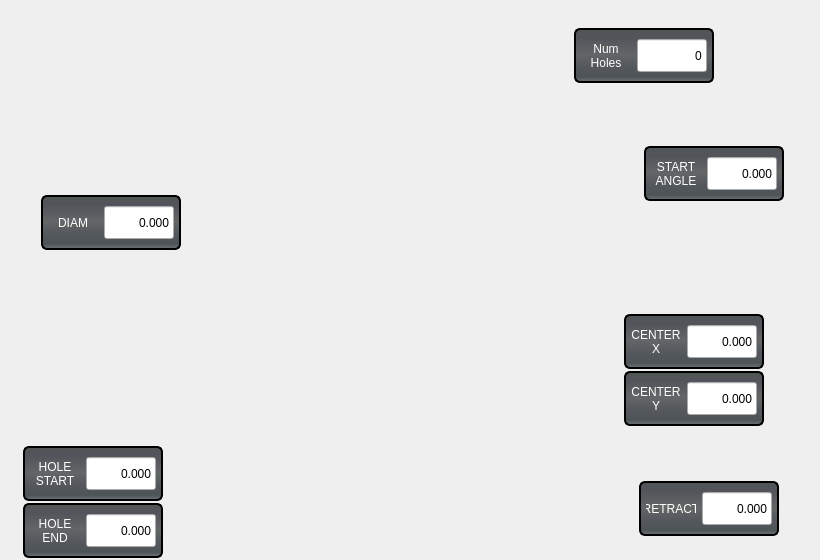
       <widget class="QWidget" name="bolt_hole_diagram_widget" native="true">
        <property name="minimumSize">
         <size>
          <width>820</width>
          <height>560</height>
         </size>
        </property>
        <property name="maximumSize">
         <size>
          <width>820</width>
          <height>560</height>
         </size>
        </property>
        <property name="styleSheet">
         <string notr="true"/>
        </property>
        <widget class="QFrame" name="frame_24">
         <property name="geometry">
          <rect>
           <x>41</x>
           <y>195</y>
           <width>140</width>
           <height>55</height>
          </rect>
         </property>
         <property name="sizePolicy">
          <sizepolicy hsizetype="Fixed" vsizetype="Fixed">
           <horstretch>0</horstretch>
           <verstretch>0</verstretch>
          </sizepolicy>
         </property>
         <property name="minimumSize">
          <size>
           <width>140</width>
           <height>55</height>
          </size>
         </property>
         <property name="maximumSize">
          <size>
           <width>140</width>
           <height>55</height>
          </size>
         </property>
         <property name="styleSheet">
          <string notr="true">.QFrame{
    border-style: solid;
    border-color: black;
    border-width: 2px;
    border-radius: 6px;
    color: rgb(238, 238, 236);
	background-color: qlineargradient(spread:pad, x1:0, y1:0, x2:0, y2:1, stop:0 rgb(81, 86, 85), stop:0.489795 rgb(99, 102, 102), stop:0.699799 rgb(85, 88, 94), stop:0.90444 rgb(77, 84, 86), stop:0.160246 rgb(83, 84, 91), stop:1 rgb(109, 115, 118));
}</string>
         </property>
         <layout class="QHBoxLayout" name="horizontalLayout_191">
          <property name="leftMargin">
           <number>5</number>
          </property>
          <property name="rightMargin">
           <number>5</number>
          </property>
          <item>
           <widget class="QLabel" name="label_138">
            <property name="sizePolicy">
             <sizepolicy hsizetype="Fixed" vsizetype="Fixed">
              <horstretch>0</horstretch>
              <verstretch>0</verstretch>
             </sizepolicy>
            </property>
            <property name="minimumSize">
             <size>
              <width>50</width>
              <height>33</height>
             </size>
            </property>
            <property name="maximumSize">
             <size>
              <width>50</width>
              <height>33</height>
             </size>
            </property>
            <property name="styleSheet">
             <string notr="true">QLabel{
font: 75 13pt &quot;Bebas Kai&quot;;
color: rgb(255, 255, 255);
}</string>
            </property>
            <property name="text">
             <string>DIAM</string>
            </property>
            <property name="alignment">
             <set>Qt::AlignCenter</set>
            </property>
            <property name="wordWrap">
             <bool>true</bool>
            </property>
           </widget>
          </item>
          <item>
           <widget class="FloatLineEdit" name="diameter_input">
            <property name="sizePolicy">
             <sizepolicy hsizetype="Expanding" vsizetype="Fixed">
              <horstretch>70</horstretch>
              <verstretch>33</verstretch>
             </sizepolicy>
            </property>
            <property name="maximumSize">
             <size>
              <width>70</width>
              <height>33</height>
             </size>
            </property>
            <property name="styleSheet">
             <string notr="true">font: 14pt &quot;Bebas Kai&quot;;</string>
            </property>
            <property name="text">
             <string>0.000</string>
            </property>
            <property name="alignment">
             <set>Qt::AlignRight|Qt::AlignTrailing|Qt::AlignVCenter</set>
            </property>
            <property name="default_value" stdset="0">
             <double>0.000000000000000</double>
            </property>
            <property name="bottom" stdset="0">
             <double>0.000000000000000</double>
            </property>
           </widget>
          </item>
         </layout>
        </widget>
        <widget class="QFrame" name="frame_25">
         <property name="geometry">
          <rect>
           <x>574</x>
           <y>28</y>
           <width>140</width>
           <height>55</height>
          </rect>
         </property>
         <property name="sizePolicy">
          <sizepolicy hsizetype="Fixed" vsizetype="Fixed">
           <horstretch>0</horstretch>
           <verstretch>0</verstretch>
          </sizepolicy>
         </property>
         <property name="minimumSize">
          <size>
           <width>140</width>
           <height>55</height>
          </size>
         </property>
         <property name="maximumSize">
          <size>
           <width>140</width>
           <height>60</height>
          </size>
         </property>
         <property name="styleSheet">
          <string notr="true">.QFrame{
    border-style: solid;
    border-color: black;
    border-width: 2px;
    border-radius: 6px;
    color: rgb(238, 238, 236);
	background-color: qlineargradient(spread:pad, x1:0, y1:0, x2:0, y2:1, stop:0 rgb(81, 86, 85), stop:0.489795 rgb(99, 102, 102), stop:0.699799 rgb(85, 88, 94), stop:0.90444 rgb(77, 84, 86), stop:0.160246 rgb(83, 84, 91), stop:1 rgb(109, 115, 118));
}</string>
         </property>
         <layout class="QHBoxLayout" name="horizontalLayout_193">
          <property name="leftMargin">
           <number>5</number>
          </property>
          <property name="rightMargin">
           <number>5</number>
          </property>
          <item>
           <widget class="QLabel" name="label_139">
            <property name="sizePolicy">
             <sizepolicy hsizetype="Fixed" vsizetype="Fixed">
              <horstretch>0</horstretch>
              <verstretch>0</verstretch>
             </sizepolicy>
            </property>
            <property name="minimumSize">
             <size>
              <width>50</width>
              <height>33</height>
             </size>
            </property>
            <property name="maximumSize">
             <size>
              <width>50</width>
              <height>33</height>
             </size>
            </property>
            <property name="styleSheet">
             <string notr="true">QLabel{
font: 75 13pt &quot;Bebas Kai&quot;;
color: rgb(255, 255, 255);
}</string>
            </property>
            <property name="text">
             <string>Num
Holes</string>
            </property>
            <property name="alignment">
             <set>Qt::AlignCenter</set>
            </property>
            <property name="wordWrap">
             <bool>true</bool>
            </property>
           </widget>
          </item>
          <item>
           <widget class="IntLineEdit" name="num_holes_input">
            <property name="minimumSize">
             <size>
              <width>70</width>
              <height>33</height>
             </size>
            </property>
            <property name="maximumSize">
             <size>
              <width>70</width>
              <height>33</height>
             </size>
            </property>
            <property name="styleSheet">
             <string notr="true">font: 14pt &quot;Bebas Kai&quot;;</string>
            </property>
            <property name="text">
             <string>0</string>
            </property>
            <property name="alignment">
             <set>Qt::AlignRight|Qt::AlignTrailing|Qt::AlignVCenter</set>
            </property>
            <property name="default_value" stdset="0">
             <number>0</number>
            </property>
            <property name="bottom" stdset="0">
             <number>1</number>
            </property>
           </widget>
          </item>
         </layout>
        </widget>
        <widget class="QFrame" name="frame_42">
         <property name="geometry">
          <rect>
           <x>644</x>
           <y>146</y>
           <width>140</width>
           <height>55</height>
          </rect>
         </property>
         <property name="sizePolicy">
          <sizepolicy hsizetype="Fixed" vsizetype="Fixed">
           <horstretch>0</horstretch>
           <verstretch>0</verstretch>
          </sizepolicy>
         </property>
         <property name="minimumSize">
          <size>
           <width>140</width>
           <height>55</height>
          </size>
         </property>
         <property name="maximumSize">
          <size>
           <width>140</width>
           <height>60</height>
          </size>
         </property>
         <property name="styleSheet">
          <string notr="true">.QFrame{
    border-style: solid;
    border-color: black;
    border-width: 2px;
    border-radius: 6px;
    color: rgb(238, 238, 236);
	background-color: qlineargradient(spread:pad, x1:0, y1:0, x2:0, y2:1, stop:0 rgb(81, 86, 85), stop:0.489795 rgb(99, 102, 102), stop:0.699799 rgb(85, 88, 94), stop:0.90444 rgb(77, 84, 86), stop:0.160246 rgb(83, 84, 91), stop:1 rgb(109, 115, 118));
}</string>
         </property>
         <layout class="QHBoxLayout" name="horizontalLayout_195">
          <property name="leftMargin">
           <number>5</number>
          </property>
          <property name="rightMargin">
           <number>5</number>
          </property>
          <item>
           <widget class="QLabel" name="label_140">
            <property name="sizePolicy">
             <sizepolicy hsizetype="Fixed" vsizetype="Fixed">
              <horstretch>0</horstretch>
              <verstretch>0</verstretch>
             </sizepolicy>
            </property>
            <property name="minimumSize">
             <size>
              <width>50</width>
              <height>33</height>
             </size>
            </property>
            <property name="maximumSize">
             <size>
              <width>35</width>
              <height>33</height>
             </size>
            </property>
            <property name="styleSheet">
             <string notr="true">QLabel{
font: 75 13pt &quot;Bebas Kai&quot;;
color: rgb(255, 255, 255);
}</string>
            </property>
            <property name="text">
             <string>START
ANGLE</string>
            </property>
            <property name="alignment">
             <set>Qt::AlignCenter</set>
            </property>
            <property name="wordWrap">
             <bool>true</bool>
            </property>
           </widget>
          </item>
          <item>
           <widget class="FloatLineEdit" name="start_angle_input">
            <property name="sizePolicy">
             <sizepolicy hsizetype="Expanding" vsizetype="Fixed">
              <horstretch>70</horstretch>
              <verstretch>33</verstretch>
             </sizepolicy>
            </property>
            <property name="minimumSize">
             <size>
              <width>70</width>
              <height>33</height>
             </size>
            </property>
            <property name="maximumSize">
             <size>
              <width>70</width>
              <height>33</height>
             </size>
            </property>
            <property name="styleSheet">
             <string notr="true">font: 14pt &quot;Bebas Kai&quot;;</string>
            </property>
            <property name="text">
             <string>0.000</string>
            </property>
            <property name="alignment">
             <set>Qt::AlignRight|Qt::AlignTrailing|Qt::AlignVCenter</set>
            </property>
            <property name="format_string" stdset="0">
             <string>%.2f</string>
            </property>
            <property name="bottom" stdset="0">
             <double>-179769313486231570814527423731704356798070567525844996598917476803157260780028538760589558632766878171540458953514382464234321326889464182768467546703537516986049910576551282076245490090389328944075868508455133942304583236903222948165808559332123348274797826204144723168738177180919299881250404026184124858368.000000000000000</double>
            </property>
           </widget>
          </item>
         </layout>
        </widget>
        <widget class="QFrame" name="frame_46">
         <property name="geometry">
          <rect>
           <x>624</x>
           <y>314</y>
           <width>140</width>
           <height>55</height>
          </rect>
         </property>
         <property name="sizePolicy">
          <sizepolicy hsizetype="Fixed" vsizetype="Fixed">
           <horstretch>0</horstretch>
           <verstretch>0</verstretch>
          </sizepolicy>
         </property>
         <property name="minimumSize">
          <size>
           <width>140</width>
           <height>55</height>
          </size>
         </property>
         <property name="maximumSize">
          <size>
           <width>140</width>
           <height>55</height>
          </size>
         </property>
         <property name="styleSheet">
          <string notr="true">.QFrame{
    border-style: solid;
    border-color: black;
    border-width: 2px;
    border-radius: 6px;
    color: rgb(238, 238, 236);
	background-color: qlineargradient(spread:pad, x1:0, y1:0, x2:0, y2:1, stop:0 rgb(81, 86, 85), stop:0.489795 rgb(99, 102, 102), stop:0.699799 rgb(85, 88, 94), stop:0.90444 rgb(77, 84, 86), stop:0.160246 rgb(83, 84, 91), stop:1 rgb(109, 115, 118));
}</string>
         </property>
         <layout class="QHBoxLayout" name="horizontalLayout_199">
          <property name="leftMargin">
           <number>5</number>
          </property>
          <property name="rightMargin">
           <number>5</number>
          </property>
          <item>
           <widget class="QLabel" name="label_141">
            <property name="sizePolicy">
             <sizepolicy hsizetype="Fixed" vsizetype="Fixed">
              <horstretch>0</horstretch>
              <verstretch>0</verstretch>
             </sizepolicy>
            </property>
            <property name="minimumSize">
             <size>
              <width>50</width>
              <height>33</height>
             </size>
            </property>
            <property name="maximumSize">
             <size>
              <width>50</width>
              <height>33</height>
             </size>
            </property>
            <property name="styleSheet">
             <string notr="true">QLabel{
font: 75 13pt &quot;Bebas Kai&quot;;
color: rgb(255, 255, 255);
}</string>
            </property>
            <property name="text">
             <string>CENTER X</string>
            </property>
            <property name="alignment">
             <set>Qt::AlignCenter</set>
            </property>
            <property name="wordWrap">
             <bool>true</bool>
            </property>
           </widget>
          </item>
          <item>
           <widget class="FloatLineEdit" name="center_x_input">
            <property name="sizePolicy">
             <sizepolicy hsizetype="Expanding" vsizetype="Fixed">
              <horstretch>70</horstretch>
              <verstretch>33</verstretch>
             </sizepolicy>
            </property>
            <property name="minimumSize">
             <size>
              <width>70</width>
              <height>33</height>
             </size>
            </property>
            <property name="maximumSize">
             <size>
              <width>70</width>
              <height>33</height>
             </size>
            </property>
            <property name="styleSheet">
             <string notr="true">font: 14pt &quot;Bebas Kai&quot;;</string>
            </property>
            <property name="text">
             <string>0.000</string>
            </property>
            <property name="alignment">
             <set>Qt::AlignRight|Qt::AlignTrailing|Qt::AlignVCenter</set>
            </property>
            <property name="bottom" stdset="0">
             <double>-179769313486231570814527423731704356798070567525844996598917476803157260780028538760589558632766878171540458953514382464234321326889464182768467546703537516986049910576551282076245490090389328944075868508455133942304583236903222948165808559332123348274797826204144723168738177180919299881250404026184124858368.000000000000000</double>
            </property>
           </widget>
          </item>
         </layout>
        </widget>
        <widget class="QFrame" name="frame_47">
         <property name="geometry">
          <rect>
           <x>624</x>
           <y>371</y>
           <width>140</width>
           <height>55</height>
          </rect>
         </property>
         <property name="sizePolicy">
          <sizepolicy hsizetype="Fixed" vsizetype="Fixed">
           <horstretch>0</horstretch>
           <verstretch>0</verstretch>
          </sizepolicy>
         </property>
         <property name="minimumSize">
          <size>
           <width>140</width>
           <height>55</height>
          </size>
         </property>
         <property name="maximumSize">
          <size>
           <width>140</width>
           <height>55</height>
          </size>
         </property>
         <property name="styleSheet">
          <string notr="true">.QFrame{
    border-style: solid;
    border-color: black;
    border-width: 2px;
    border-radius: 6px;
    color: rgb(238, 238, 236);
	background-color: qlineargradient(spread:pad, x1:0, y1:0, x2:0, y2:1, stop:0 rgb(81, 86, 85), stop:0.489795 rgb(99, 102, 102), stop:0.699799 rgb(85, 88, 94), stop:0.90444 rgb(77, 84, 86), stop:0.160246 rgb(83, 84, 91), stop:1 rgb(109, 115, 118));
}</string>
         </property>
         <layout class="QHBoxLayout" name="horizontalLayout_201">
          <property name="leftMargin">
           <number>5</number>
          </property>
          <property name="rightMargin">
           <number>5</number>
          </property>
          <item>
           <widget class="QLabel" name="label_142">
            <property name="sizePolicy">
             <sizepolicy hsizetype="Fixed" vsizetype="Fixed">
              <horstretch>0</horstretch>
              <verstretch>0</verstretch>
             </sizepolicy>
            </property>
            <property name="minimumSize">
             <size>
              <width>50</width>
              <height>33</height>
             </size>
            </property>
            <property name="maximumSize">
             <size>
              <width>50</width>
              <height>33</height>
             </size>
            </property>
            <property name="styleSheet">
             <string notr="true">QLabel{
font: 75 13pt &quot;Bebas Kai&quot;;
color: rgb(255, 255, 255);
}</string>
            </property>
            <property name="text">
             <string>CENTER Y</string>
            </property>
            <property name="alignment">
             <set>Qt::AlignCenter</set>
            </property>
            <property name="wordWrap">
             <bool>true</bool>
            </property>
           </widget>
          </item>
          <item>
           <widget class="FloatLineEdit" name="center_y_input">
            <property name="sizePolicy">
             <sizepolicy hsizetype="Expanding" vsizetype="Fixed">
              <horstretch>70</horstretch>
              <verstretch>33</verstretch>
             </sizepolicy>
            </property>
            <property name="maximumSize">
             <size>
              <width>70</width>
              <height>33</height>
             </size>
            </property>
            <property name="styleSheet">
             <string notr="true">font: 14pt &quot;Bebas Kai&quot;;</string>
            </property>
            <property name="text">
             <string>0.000</string>
            </property>
            <property name="alignment">
             <set>Qt::AlignRight|Qt::AlignTrailing|Qt::AlignVCenter</set>
            </property>
            <property name="bottom" stdset="0">
             <double>-179769313486231570814527423731704356798070567525844996598917476803157260780028538760589558632766878171540458953514382464234321326889464182768467546703537516986049910576551282076245490090389328944075868508455133942304583236903222948165808559332123348274797826204144723168738177180919299881250404026184124858368.000000000000000</double>
            </property>
           </widget>
          </item>
         </layout>
        </widget>
        <widget class="QWidget" name="verticalLayoutWidget_2">
         <property name="geometry">
          <rect>
           <x>1217</x>
           <y>20</y>
           <width>161</width>
           <height>362</height>
          </rect>
         </property>
         <layout class="QVBoxLayout" name="verticalLayout_59"/>
        </widget>
        <widget class="QFrame" name="frame_55">
         <property name="geometry">
          <rect>
           <x>639</x>
           <y>481</y>
           <width>140</width>
           <height>55</height>
          </rect>
         </property>
         <property name="sizePolicy">
          <sizepolicy hsizetype="Fixed" vsizetype="Fixed">
           <horstretch>0</horstretch>
           <verstretch>0</verstretch>
          </sizepolicy>
         </property>
         <property name="minimumSize">
          <size>
           <width>140</width>
           <height>55</height>
          </size>
         </property>
         <property name="maximumSize">
          <size>
           <width>140</width>
           <height>55</height>
          </size>
         </property>
         <property name="styleSheet">
          <string notr="true">.QFrame{
    border-style: solid;
    border-color: black;
    border-width: 2px;
    border-radius: 6px;
    color: rgb(238, 238, 236);
	background-color: qlineargradient(spread:pad, x1:0, y1:0, x2:0, y2:1, stop:0 rgb(81, 86, 85), stop:0.489795 rgb(99, 102, 102), stop:0.699799 rgb(85, 88, 94), stop:0.90444 rgb(77, 84, 86), stop:0.160246 rgb(83, 84, 91), stop:1 rgb(109, 115, 118));
}</string>
         </property>
         <layout class="QHBoxLayout" name="horizontalLayout_207">
          <property name="leftMargin">
           <number>5</number>
          </property>
          <property name="rightMargin">
           <number>5</number>
          </property>
          <item>
           <widget class="QLabel" name="label_147">
            <property name="sizePolicy">
             <sizepolicy hsizetype="Fixed" vsizetype="Fixed">
              <horstretch>0</horstretch>
              <verstretch>0</verstretch>
             </sizepolicy>
            </property>
            <property name="minimumSize">
             <size>
              <width>50</width>
              <height>33</height>
             </size>
            </property>
            <property name="maximumSize">
             <size>
              <width>35</width>
              <height>33</height>
             </size>
            </property>
            <property name="styleSheet">
             <string notr="true">QLabel{
font: 75 13pt &quot;Bebas Kai&quot;;
color: rgb(255, 255, 255);
}</string>
            </property>
            <property name="text">
             <string>RETRACT</string>
            </property>
            <property name="alignment">
             <set>Qt::AlignCenter</set>
            </property>
            <property name="wordWrap">
             <bool>true</bool>
            </property>
           </widget>
          </item>
          <item>
           <widget class="FloatLineEdit" name="retract_height_input">
            <property name="sizePolicy">
             <sizepolicy hsizetype="Expanding" vsizetype="Fixed">
              <horstretch>70</horstretch>
              <verstretch>33</verstretch>
             </sizepolicy>
            </property>
            <property name="maximumSize">
             <size>
              <width>70</width>
              <height>33</height>
             </size>
            </property>
            <property name="styleSheet">
             <string notr="true">font: 14pt &quot;Bebas Kai&quot;;</string>
            </property>
            <property name="text">
             <string>0.000</string>
            </property>
            <property name="alignment">
             <set>Qt::AlignRight|Qt::AlignTrailing|Qt::AlignVCenter</set>
            </property>
            <property name="bottom" stdset="0">
             <double>-179769313486231570814527423731704356798070567525844996598917476803157260780028538760589558632766878171540458953514382464234321326889464182768467546703537516986049910576551282076245490090389328944075868508455133942304583236903222948165808559332123348274797826204144723168738177180919299881250404026184124858368.000000000000000</double>
            </property>
           </widget>
          </item>
         </layout>
        </widget>
        <widget class="QFrame" name="frame_56">
         <property name="geometry">
          <rect>
           <x>23</x>
           <y>446</y>
           <width>140</width>
           <height>55</height>
          </rect>
         </property>
         <property name="sizePolicy">
          <sizepolicy hsizetype="Fixed" vsizetype="Fixed">
           <horstretch>0</horstretch>
           <verstretch>0</verstretch>
          </sizepolicy>
         </property>
         <property name="minimumSize">
          <size>
           <width>140</width>
           <height>55</height>
          </size>
         </property>
         <property name="maximumSize">
          <size>
           <width>140</width>
           <height>55</height>
          </size>
         </property>
         <property name="styleSheet">
          <string notr="true">.QFrame{
    border-style: solid;
    border-color: black;
    border-width: 2px;
    border-radius: 6px;
    color: rgb(238, 238, 236);
	background-color: qlineargradient(spread:pad, x1:0, y1:0, x2:0, y2:1, stop:0 rgb(81, 86, 85), stop:0.489795 rgb(99, 102, 102), stop:0.699799 rgb(85, 88, 94), stop:0.90444 rgb(77, 84, 86), stop:0.160246 rgb(83, 84, 91), stop:1 rgb(109, 115, 118));
}</string>
         </property>
         <layout class="QHBoxLayout" name="horizontalLayout_209">
          <property name="leftMargin">
           <number>5</number>
          </property>
          <property name="rightMargin">
           <number>5</number>
          </property>
          <item>
           <widget class="QLabel" name="label_151">
            <property name="sizePolicy">
             <sizepolicy hsizetype="Fixed" vsizetype="Fixed">
              <horstretch>0</horstretch>
              <verstretch>0</verstretch>
             </sizepolicy>
            </property>
            <property name="minimumSize">
             <size>
              <width>50</width>
              <height>33</height>
             </size>
            </property>
            <property name="maximumSize">
             <size>
              <width>50</width>
              <height>33</height>
             </size>
            </property>
            <property name="styleSheet">
             <string notr="true">QLabel{
font: 75 13pt &quot;Bebas Kai&quot;;
color: rgb(255, 255, 255);
}</string>
            </property>
            <property name="text">
             <string>HOLE START</string>
            </property>
            <property name="alignment">
             <set>Qt::AlignCenter</set>
            </property>
            <property name="wordWrap">
             <bool>true</bool>
            </property>
           </widget>
          </item>
          <item>
           <widget class="FloatLineEdit" name="z_start_input">
            <property name="sizePolicy">
             <sizepolicy hsizetype="Expanding" vsizetype="Fixed">
              <horstretch>70</horstretch>
              <verstretch>33</verstretch>
             </sizepolicy>
            </property>
            <property name="maximumSize">
             <size>
              <width>70</width>
              <height>33</height>
             </size>
            </property>
            <property name="styleSheet">
             <string notr="true">font: 14pt &quot;Bebas Kai&quot;;</string>
            </property>
            <property name="text">
             <string>0.000</string>
            </property>
            <property name="alignment">
             <set>Qt::AlignRight|Qt::AlignTrailing|Qt::AlignVCenter</set>
            </property>
            <property name="bottom" stdset="0">
             <double>-179769313486231570814527423731704356798070567525844996598917476803157260780028538760589558632766878171540458953514382464234321326889464182768467546703537516986049910576551282076245490090389328944075868508455133942304583236903222948165808559332123348274797826204144723168738177180919299881250404026184124858368.000000000000000</double>
            </property>
           </widget>
          </item>
         </layout>
        </widget>
        <widget class="QFrame" name="frame_57">
         <property name="geometry">
          <rect>
           <x>23</x>
           <y>503</y>
           <width>140</width>
           <height>55</height>
          </rect>
         </property>
         <property name="sizePolicy">
          <sizepolicy hsizetype="Fixed" vsizetype="Fixed">
           <horstretch>0</horstretch>
           <verstretch>0</verstretch>
          </sizepolicy>
         </property>
         <property name="minimumSize">
          <size>
           <width>140</width>
           <height>55</height>
          </size>
         </property>
         <property name="maximumSize">
          <size>
           <width>140</width>
           <height>55</height>
          </size>
         </property>
         <property name="styleSheet">
          <string notr="true">.QFrame{
    border-style: solid;
    border-color: black;
    border-width: 2px;
    border-radius: 6px;
    color: rgb(238, 238, 236);
	background-color: qlineargradient(spread:pad, x1:0, y1:0, x2:0, y2:1, stop:0 rgb(81, 86, 85), stop:0.489795 rgb(99, 102, 102), stop:0.699799 rgb(85, 88, 94), stop:0.90444 rgb(77, 84, 86), stop:0.160246 rgb(83, 84, 91), stop:1 rgb(109, 115, 118));
}</string>
         </property>
         <layout class="QHBoxLayout" name="horizontalLayout_211">
          <property name="leftMargin">
           <number>5</number>
          </property>
          <property name="rightMargin">
           <number>5</number>
          </property>
          <item>
           <widget class="QLabel" name="label_152">
            <property name="sizePolicy">
             <sizepolicy hsizetype="Fixed" vsizetype="Fixed">
              <horstretch>0</horstretch>
              <verstretch>0</verstretch>
             </sizepolicy>
            </property>
            <property name="minimumSize">
             <size>
              <width>50</width>
              <height>33</height>
             </size>
            </property>
            <property name="maximumSize">
             <size>
              <width>50</width>
              <height>33</height>
             </size>
            </property>
            <property name="styleSheet">
             <string notr="true">QLabel{
font: 75 13pt &quot;Bebas Kai&quot;;
color: rgb(255, 255, 255);
}</string>
            </property>
            <property name="text">
             <string>HOLE END</string>
            </property>
            <property name="alignment">
             <set>Qt::AlignCenter</set>
            </property>
            <property name="wordWrap">
             <bool>true</bool>
            </property>
           </widget>
          </item>
          <item>
           <widget class="FloatLineEdit" name="z_end_input">
            <property name="sizePolicy">
             <sizepolicy hsizetype="Expanding" vsizetype="Fixed">
              <horstretch>70</horstretch>
              <verstretch>33</verstretch>
             </sizepolicy>
            </property>
            <property name="maximumSize">
             <size>
              <width>70</width>
              <height>33</height>
             </size>
            </property>
            <property name="styleSheet">
             <string notr="true">font: 14pt &quot;Bebas Kai&quot;;</string>
            </property>
            <property name="text">
             <string>0.000</string>
            </property>
            <property name="alignment">
             <set>Qt::AlignRight|Qt::AlignTrailing|Qt::AlignVCenter</set>
            </property>
            <property name="bottom" stdset="0">
             <double>-179769313486231570814527423731704356798070567525844996598917476803157260780028538760589558632766878171540458953514382464234321326889464182768467546703537516986049910576551282076245490090389328944075868508455133942304583236903222948165808559332123348274797826204144723168738177180919299881250404026184124858368.000000000000000</double>
            </property>
           </widget>
          </item>
         </layout>
        </widget>
        <widget class="QLabel" name="label_2">
         <property name="geometry">
          <rect>
           <x>0</x>
           <y>0</y>
           <width>820</width>
           <height>550</height>
          </rect>
         </property>
         <property name="minimumSize">
          <size>
           <width>820</width>
           <height>550</height>
          </size>
         </property>
         <property name="maximumSize">
          <size>
           <width>820</width>
           <height>550</height>
          </size>
         </property>
         <property name="text">
          <string/>
         </property>
         <property name="pixmap">
          <pixmap>images/drill_circle.png</pixmap>
         </property>
         <property name="alignment">
          <set>Qt::AlignCenter</set>
         </property>
        </widget>
        <zorder>label_2</zorder>
        <zorder>frame_24</zorder>
        <zorder>frame_25</zorder>
        <zorder>frame_42</zorder>
        <zorder>frame_46</zorder>
        <zorder>frame_47</zorder>
        <zorder>verticalLayoutWidget_2</zorder>
        <zorder>frame_55</zorder>
        <zorder>frame_56</zorder>
        <zorder>frame_57</zorder>
       </widget>
